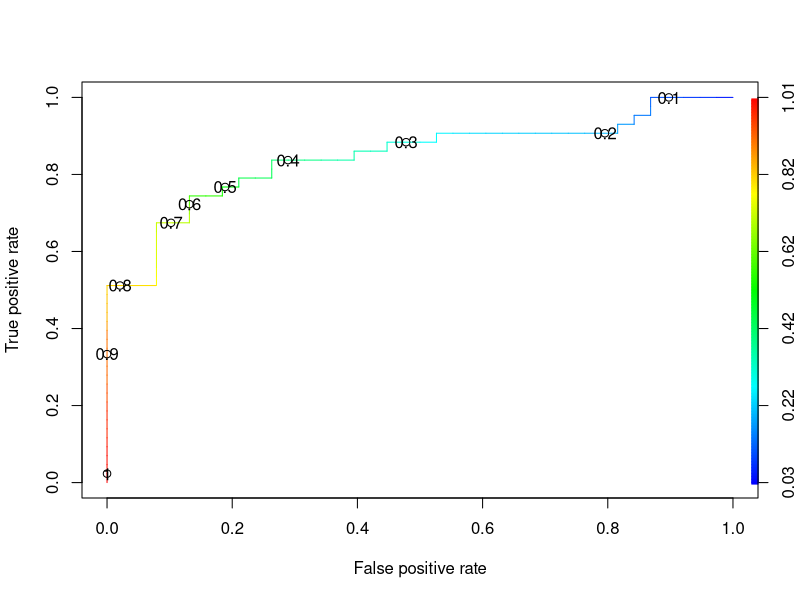

Write the R code that produced this figure.
#dtrain <- read.xlsx("./Breast_Cancer_Dataset.xlsx", 
#                 sheetIndex = 1, 
#                 startRow=2, 
#                 colIndex = 2)
library(readxl)
train_data <- read_excel("./Breast_Cancer_Dataset.xlsx", sheet = "Train")
test_data <- read_excel("./Breast_Cancer_Dataset.xlsx", sheet = "Test")
t<-glm(Classification ~. -Insulin -Adiponectin,data=train_data,family=binomial)
#cls1<-na.omit(train_data$Classification)
summary(t)

p<-predict(t,newdata = train_data, type = "response")
q<-predict(t,newdata = test_data, type = "response")
q
require(caret)
#confusionMatrix(p,cls1)
#confusionMatrix(cls1, q)
table(ActualValue=train_data$Classification,PredictiveValue=p>0.5)
table(ActualValue=test_data$Classification,PredictiveValue=q>0.5)

res<-predict(t,test_data,type="response")
summary(res)

# TO DETERMINE THE THRESHOLD
library(ROCR)
ROCRPred = prediction(p,train_data$Classification)
ROCRPred<- performance(ROCRPred,"tpr","fpr")
plot(ROCRPred,colorize=TRUE,print.cutoffs.at=seq(0.1,by=0.1))
